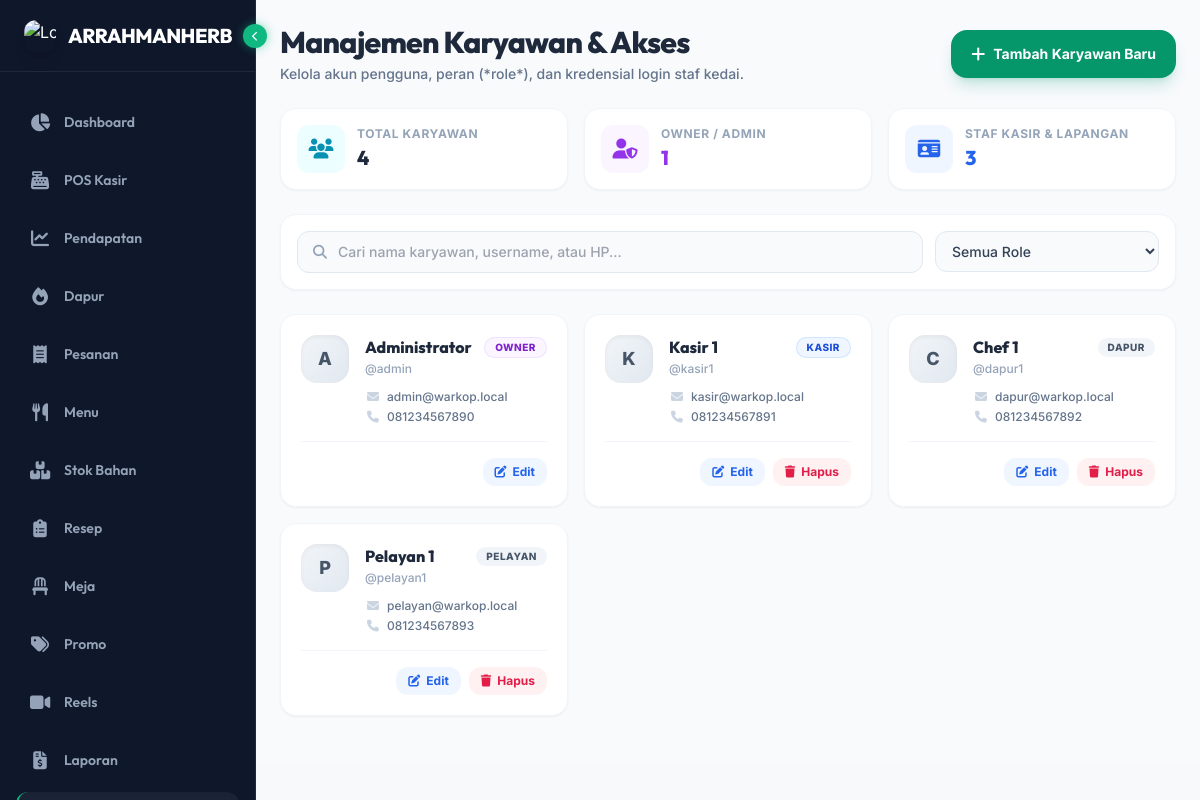
The page /admin/users.php (signed in) on the database its author committed.
### tables this page shows
CREATE TABLE `users` (
  `id` int(11) NOT NULL AUTO_INCREMENT,
  `username` varchar(50) NOT NULL,
  `email` varchar(100) NOT NULL,
  `password` varchar(255) NOT NULL,
  `full_name` varchar(100) NOT NULL,
  `role` enum('owner','kasir','dapur','pelayan','customer') NOT NULL DEFAULT 'customer',
  `phone` varchar(20) DEFAULT NULL,
  `is_active` tinyint(1) DEFAULT 1,
  `created_at` timestamp NOT NULL DEFAULT CURRENT_TIMESTAMP,
  `updated_at` timestamp NOT NULL DEFAULT CURRENT_TIMESTAMP ON UPDATE CURRENT_TIMESTAMP,
  PRIMARY KEY (`id`),
  UNIQUE KEY `username` (`username`),
  UNIQUE KEY `email` (`email`),
  KEY `idx_role` (`role`),
  KEY `idx_is_active` (`is_active`)
);

### admin/users.php (the view, shortened to what this page needs)
<?php
$db = getDB();
$stmt = $db->query("SELECT * FROM users WHERE is_active = 1 ORDER BY role, full_name");
$users = $stmt->fetchAll();
$totalUsers = count($users);
$ownerCount = count(array_filter($users, fn($u) => $u['role'] === 'owner'));
$kasirCount = count(array_filter($users, fn($u) => $u['role'] === 'kasir'));
$staffCount = $totalUsers - $ownerCount - $kasirCount;
include '../includes/header.php';
?>
<main class="p-4 sm:p-6 pb-32 sm:pb-24 max-w-7xl mx-auto">
    <div class="flex flex-col sm:flex-row justify-between items-start sm:items-center mb-6 gap-4">
        <div>
            <h1 class="text-2xl sm:text-3xl font-extrabold text-slate-800 font-outfit tracking-tight">Manajemen Karyawan & Akses</h1>
            <p class="text-slate-500 text-sm mt-1 font-medium">Kelola akun pengguna, peran (*role*), dan kredensial login staf kedai.</p>
        </div>
        <button onclick="showAddModal()" class="inline-flex items-center justify-center gap-2 bg-emerald-600 hover:bg-emerald-700 text-white px-5 py-3 rounded-2xl text-sm font-bold shadow-lg shadow-emerald-600/20 hover:shadow-xl transition-all cursor-pointer">
            <i class="fas fa-plus text-base"></i>
            <span>Tambah Karyawan Baru</span>
        </button>
    </div>
    <div class="grid grid-cols-1 sm:grid-cols-3 gap-4 mb-6">
        <div class="bg-white rounded-2xl p-4 border border-slate-100 shadow-sm flex items-center gap-3">
            <div class="w-12 h-12 rounded-xl bg-cyan-50 text-cyan-600 flex items-center justify-center shrink-0">
                <i class="fas fa-users text-xl"></i>
            </div>
            <div>
                <p class="text-xs font-bold text-slate-400 uppercase tracking-wider">Total Karyawan</p>
                <p class="text-xl font-extrabold text-slate-800 font-outfit mt-0.5"><?= $totalUsers ?></p>
            </div>
        </div>
        <div class="bg-white rounded-2xl p-4 border border-slate-100 shadow-sm flex items-center gap-3">
            <div class="w-12 h-12 rounded-xl bg-purple-50 text-purple-600 flex items-center justify-center shrink-0">
                <i class="fas fa-user-shield text-xl"></i>
            </div>
            <div>
                <p class="text-xs font-bold text-slate-400 uppercase tracking-wider">Owner / Admin</p>
                <p class="text-xl font-extrabold text-purple-600 font-outfit mt-0.5"><?= $ownerCount ?></p>
            </div>
        </div>
        <div class="bg-white rounded-2xl p-4 border border-slate-100 shadow-sm flex items-center gap-3">
            <div class="w-12 h-12 rounded-xl bg-blue-50 text-blue-600 flex items-center justify-center shrink-0">
                <i class="fas fa-id-card text-xl"></i>
            </div>
            <div>
                <p class="text-xs font-bold text-slate-400 uppercase tracking-wider">Staf Kasir & Lapangan</p>
                <p class="text-xl font-extrabold text-blue-600 font-outfit mt-0.5"><?= $kasirCount + $staffCount ?></p>
            </div>
        </div>
    </div>
    <div class="bg-white rounded-2xl p-4 border border-slate-100 shadow-sm mb-6 flex flex-col sm:flex-row gap-3">
        <div class="relative flex-1">
            <i class="fas fa-search absolute left-4 top-1/2 -translate-y-1/2 text-slate-400 text-sm"></i>
            <input type="text" id="userSearchInput" onkeyup="filterUsers()" placeholder="Cari nama karyawan, username, atau HP..." class="w-full bg-slate-50 border border-slate-200 rounded-xl pl-10 pr-10 py-2.5 text-sm text-slate-700 font-medium focus:outline-none focus:ring-2 focus:ring-emerald-500 focus:border-emerald-500 transition-all">
        </div>
        <div class="sm:w-56">
            <select id="userFilterSelect" onchange="filterUsers()" class="w-full bg-slate-50 border border-slate-200 rounded-xl px-3 py-2.5 text-sm text-slate-700 font-medium focus:outline-none focus:ring-2 focus:ring-emerald-500 focus:border-emerald-500 transition-all">
                <option value="all">Semua Role</option>
            </select>
        </div>
    </div>
    <div id="usersGrid" class="grid grid-cols-1 md:grid-cols-2 lg:grid-cols-3 gap-4">
        <?php foreach ($users as $u): ?>
        <div class="user-card bg-white rounded-2xl p-5 border border-slate-100 shadow-sm hover:shadow-md transition-all flex flex-col justify-between group"
             data-name="<?= htmlspecialchars(strtolower($u['full_name'])) ?>"
             data-username="<?= htmlspecialchars(strtolower($u['username'])) ?>"
             data-phone="<?= htmlspecialchars(strtolower($u['phone'] ?? '')) ?>"
             data-role="<?= htmlspecialchars(strtolower($u['role'])) ?>">
            <div class="flex items-start gap-4">
                <div class="w-12 h-12 rounded-2xl bg-gradient-to-br from-slate-100 to-slate-200 text-slate-600 font-extrabold text-lg flex items-center justify-center shrink-0 shadow-inner group-hover:scale-105 transition-transform">
                    <?= strtoupper(substr($u['full_name'], 0, 1)) ?>
                </div>
                <div class="min-w-0 flex-1">
                    <div class="flex items-center justify-between gap-2">
                        <h3 class="font-extrabold text-slate-800 font-outfit text-base truncate" title="<?= htmlspecialchars($u['full_name']) ?>">
                            <?= htmlspecialchars($u['full_name']) ?>
                        </h3>
                        <span class="px-2.5 py-0.5 rounded-full text-[10px] font-extrabold uppercase tracking-wider shrink-0 <?= $u['role'] === 'owner' ? 'bg-purple-50 text-purple-700 border border-purple-200/60' : ($u['role'] === 'kasir' ? 'bg-blue-50 text-blue-700 border border-blue-200/60' : 'bg-slate-100 text-slate-600') ?>">
                            <?= ucfirst($u['role']) ?>
                        </span>
                    </div>
                    <p class="text-xs text-slate-400 font-medium mt-0.5 truncate">@<?= htmlspecialchars($u['username']) ?></p>
                    <div class="mt-3 space-y-1 text-xs text-slate-500 font-medium">
                        <?php if ($u['email']): ?>
                        <p class="flex items-center truncate"><i class="fas fa-envelope text-slate-300 w-4 text-center mr-1.5"></i> <?= htmlspecialchars($u['email']) ?></p>
                        <?php endif; ?>
                        <?php if ($u['phone']): ?>
                        <p class="flex items-center truncate"><i class="fas fa-phone text-slate-300 w-4 text-center mr-1.5"></i> <?= htmlspecialchars($u['phone']) ?></p>
                        <?php endif; ?>
                    </div>
                </div>
            </div>
            <div class="pt-4 border-t border-slate-100 flex items-center justify-end gap-2 mt-4">
                <button onclick='editUser(<?= json_encode($u) ?>)' class="inline-flex items-center gap-1.5 px-3 py-1.5 rounded-xl bg-blue-50 hover:bg-blue-100 text-blue-600 text-xs font-bold transition-colors">
                    <i class="fas fa-edit text-xs"></i> Edit
                </button>
                <?php if ($u['id'] != $_SESSION['user_id']): ?>
                <a href="?delete=<?= $u['id'] ?>" onclick="return confirm('Yakin matikan akun karyawan ini?')" class="inline-flex items-center gap-1.5 px-3 py-1.5 rounded-xl bg-rose-50 hover:bg-rose-100 text-rose-600 text-xs font-bold transition-colors">
                    <i class="fas fa-trash text-xs"></i> Hapus
                </a>
                <?php endif; ?>
            </div>
        </div>
        <?php endforeach; ?>
    </div>
</main>
<?php include '../includes/footer.php'; ?>

### includes/header.php (style rules this page uses)
body { font-family: 'Inter', -apple-system, BlinkMacSystemFont, sans-serif; }
.font-outfit { font-family: 'Outfit', sans-serif; }

### rows shown on the page
users: full_name "A", full_name "Administrator", role "OWNER", username "admin", email "admin@warkop.local", phone "081234567890"
users: full_name "K", full_name "Kasir 1", role "KASIR", username "kasir1", email "kasir@warkop.local", phone "081234567891"
users: full_name "C", full_name "Chef 1", role "DAPUR", username "dapur1", email "dapur@warkop.local", phone "081234567892"
users: full_name "P", full_name "Pelayan 1", role "PELAYAN", username "pelayan1", email "pelayan@warkop.local", phone "081234567893"

### other values the page prints
APP_NAME "ARRAHMANHERB"
$item['label'] "Dashboard"
$item['label'] "POS Kasir"
$item['label'] "Pendapatan"
$item['label'] "Dapur"
$item['label'] "Pesanan"
$item['label'] "Menu"
$item['label'] "Stok Bahan"
$item['label'] "Resep"
$item['label'] "Meja"
$item['label'] "Promo"
$item['label'] "Reels"
$item['label'] "Laporan"
$totalUsers "4"
$ownerCount "1"
